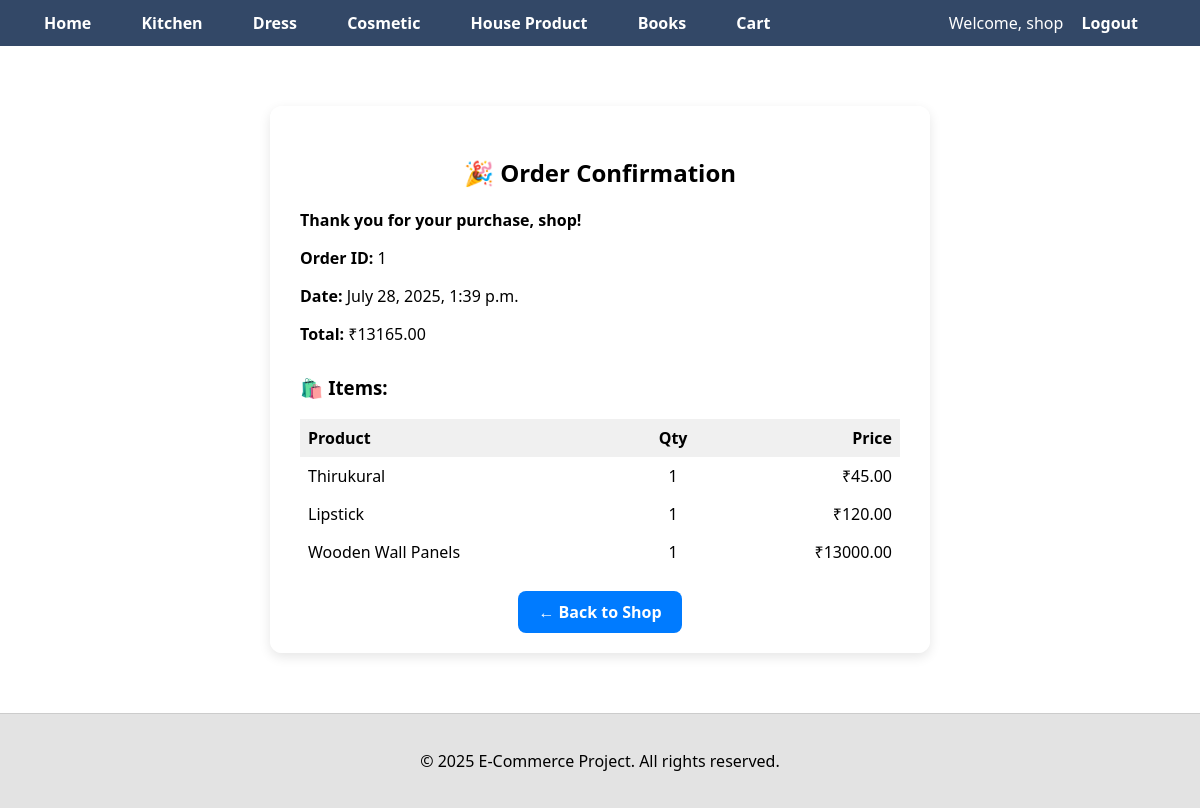
/order-summary/1/ (signed in), run on the app's committed database.
### store/models.py (models this page shows, shortened)
class Order(models.Model):
    user = models.ForeignKey(User, on_delete=models.CASCADE)
    ordered_at = models.DateTimeField(auto_now_add=True)
    total_price = models.DecimalField(max_digits=10, decimal_places=2)
    is_paid = models.BooleanField(default=False)
    ordered_date = models.DateTimeField(default=timezone.now, null=True, blank=True)
    payment_id = models.CharField(max_length=100, null=True, blank=True)

class OrderItem(models.Model):
    order = models.ForeignKey(Order, on_delete=models.CASCADE, related_name='items')
    product = models.ForeignKey(Product, on_delete=models.CASCADE)
    quantity = models.PositiveIntegerField()
    price = models.DecimalField(max_digits=10, decimal_places=2)  # price per item

class Product(models.Model):
    name = models.CharField(max_length=255)
    description = models.TextField()
    price = models.FloatField()
    stock = models.IntegerField(default=0)
    is_available = models.BooleanField(default=True)
    category = models.CharField(max_length=100, blank=True, null=True)
    image = models.ImageField(upload_to='product_images/', blank=True, null=True)

### store/views.py (the view)
# urls.py: path('order-summary/<int:order_id>/', views.order_summary, name='order_summary'),
@login_required
def order_summary(request, order_id):
    order = get_object_or_404(Order, id=order_id, user=request.user)
    return render(request, 'store/order_summary.html', {'order': order})

### store/templates/store/order_summary.html
{% extends 'store/base.html' %} {% block content %}
<div
  style="
    max-width: 600px;
    margin: 60px auto;
    background: #ffffffcc;
    padding: 30px;
    border-radius: 12px;
    box-shadow: 0 4px 12px rgba(0, 0, 0, 0.1);
  "
>
  <h2 style="text-align: center; margin-bottom: 20px">🎉 Order Confirmation</h2>
  <p>
    <strong>Thank you for your purchase, {{ order.user.username }}!</strong>
  </p>
  <p><strong>Order ID:</strong> {{ order.id }}</p>
  <p><strong>Date:</strong> {{ order.ordered_at }}</p>
  <p><strong>Total:</strong> ₹{{ order.total_price }}</p>
  <h3 style="margin-top: 30px">🛍️ Items:</h3>
  <table style="width: 100%; border-collapse: collapse">
    <tr style="background: #f0f0f0">
      <th style="padding: 8px; text-align: left">Product</th>
      <th style="padding: 8px; text-align: center">Qty</th>
      <th style="padding: 8px; text-align: right">Price</th>
    </tr>
    {% for item in order.items.all %}
    <tr>
      <td style="padding: 8px">{{ item.product.name }}</td>
      <td style="padding: 8px; text-align: center">{{ item.quantity }}</td>
      <td style="padding: 8px; text-align: right">₹{{ item.price }}</td>
    </tr>
    {% endfor %}
  </table>
  <div style="text-align: center; margin-top: 30px">
    <a
      href="{% url 'store:home' %}"
      style="
        background: #007bff;
        color: white;
        padding: 10px 20px;
        border-radius: 8px;
        text-decoration: none;
        font-weight: bold;
      "
      >← Back to Shop</a
    >
  </div>
</div>
{% endblock %}

### store/templates/store/base.html (shortened to what this page needs)
{% load static %}
<!DOCTYPE html>
<html lang="en">
  <head>
    <link rel="stylesheet" href="{% static 'css/style.css' %}" />
  </head>
  <body>
    <nav class="navbar">
      <div class="navbar-left">
        <a href="{% url 'store:product_list' %}">Home</a>
        <a href="{% url 'store:category_view' category='Kitchen' %}">Kitchen</a>
        <a href="{% url 'store:category_view' category='Dress' %}">Dress</a>
        <a href="{% url 'store:category_view' category='Cosmetic' %}"
          >Cosmetic</a
        >
        <a href="{% url 'store:category_view' category='House Product' %}"
          >House Product</a
        >
        <a href="{% url 'store:category_view' category='Books' %}">Books</a>
        <a href="{% url 'store:view_cart' %}">Cart</a>
      </div>
      <div class="navbar-right">
        {% if user.is_authenticated %}
        <span style="color: white">Welcome, {{ user.username }}</span>
        <a
          href="{% url 'accounts:logout' %}"
          style="color: white; text-decoration: none"
          >Logout</a
        >
        {% endif %}
      </div>
    </nav>
    <div>{% block content %} {% endblock %}</div>
    <footer>
      <p>© 2025 E-Commerce Project. All rights reserved.</p>
    </footer>
  </body>
</html>

### static/css/style.css (style rules this page uses)
a { color: #5c67f2; text-decoration: none; }

### store/templates/store/base.html (style rules this page uses)
body { font-family: "Segoe UI", sans-serif; margin: 0; padding: 0; background: url("/static/images/bg.jpg") no-repeat center center fixed; background-size: cover; transition: all 0.5s ease-in-out; }
nav { background-color: rgba(29, 53, 87, 0.9); padding: 12px 30px; display: flex; justify-content: space-between; align-items: center; flex-wrap: wrap; }
nav a { color: white; margin-right: 18px; text-decoration: none; font-weight: 600; transition: background 0.3s, color 0.3s; padding: 8px 14px; border-radius: 6px; }
footer { margin-top: 60px; text-align: center; padding: 20px; background-color: rgba(224, 224, 224, 0.9); border-top: 1px solid #ccc; }

### data on the page
Order: user.username "shop", id "1", ordered_at "July 28, 2025, 1:39 p.m.", total_price "13165.00"
OrderItem: product.name "Thirukural", quantity "1", price "45.00"
OrderItem: product.name "Lipstick", quantity "1", price "120.00"
OrderItem: product.name "Wooden Wall Panels", quantity "1", price "13000.00"

### other printed values
{{ user.username }} "shop"
